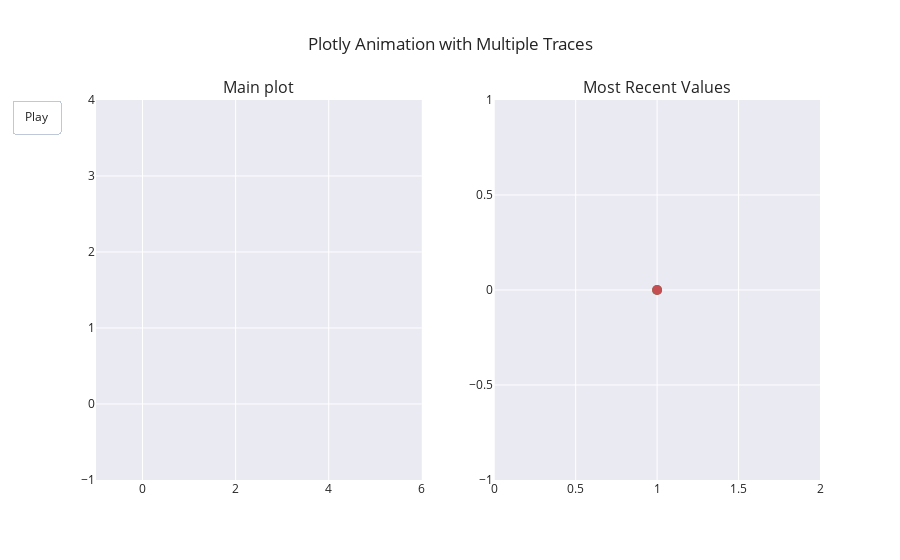

Notebook code for this chart:
### Code cell
import plotly.subplots as sp
import plotly.graph_objects as go

# Sample data
x = [1, 2, 3, 4, 5]
y1 = [10, 15, 13, 17, 12]
y2 = [5, 9, 11, 13, 8]

# Create a subplot with 1 row and 2 columns
fig = sp.make_subplots(rows=1, cols=2, subplot_titles=("Main plot", "Most Recent Values"))

# Add initial traces to the main plot
fig.add_trace(go.Scatter(x=[], y=[], mode="markers+lines", name="Sample Data 1"), row=1, col=1)
fig.add_trace(go.Scatter(x=[], y=[], mode="markers+lines", name="Sample Data 2"), row=1, col=1)

# Add initial scatter traces to the second subplot
fig.add_trace(go.Scatter(x=[1], y=[0], mode="markers", marker=dict(size=10), showlegend=False), row=1, col=2)
fig.add_trace(go.Scatter(x=[1], y=[0], mode="markers", marker=dict(size=10), showlegend=False), row=1, col=2)

# Update layout
fig.update_layout(
    title_text="Plotly Animation with Multiple Traces",
    title_x=0.5,
    updatemenus=[dict(
        type="buttons",
        showactive=False,
        buttons=[dict(
            label="Play",
            method="animate",
            args=[None, {"frame": {"duration": 1000, "redraw": True}, "fromcurrent": True}]
        )]
    )]
)

# Create animation frames
frames = []
for i in range(len(x)):
    frame = go.Frame(
        data=[
            go.Scatter(x=x[:i+1], y=y1[:i+1], mode="markers+lines", name="Sample Data 1"),
            go.Scatter(x=x[:i+1], y=y2[:i+1], mode="markers+lines", name="Sample Data 2"),
            go.Scatter(x=[1], y=[y1[i]], mode="markers", marker=dict(size=10), showlegend=False),
            go.Scatter(x=[1], y=[y2[i]], mode="markers", marker=dict(size=10), showlegend=False)
        ]
    )
    frames.append(frame)

# Add frames to the figure
fig.frames = frames

# Show the plot
fig.show()

### Figure 1 — Plotly figure (JSON) as saved in the notebook; plotly's stock layout.template omitted (floating-point values rounded to 4 significant figures)
{"data": [{"mode": "markers+lines", "name": "Sample Data 1", "type": "scatter", "x": [], "xaxis": "x", "y": [], "yaxis": "y"}, {"mode": "markers+lines", "name": "Sample Data 2", "type": "scatter", "x": [], "xaxis": "x", "y": [], "yaxis": "y"}, {"marker": {"size": 10}, "mode": "markers", "showlegend": false, "type": "scatter", "x": [1], "xaxis": "x2", "y": [0], "yaxis": "y2"}, {"marker": {"size": 10}, "mode": "markers", "showlegend": false, "type": "scatter", "x": [1], "xaxis": "x2", "y": [0], "yaxis": "y2"}], "layout": {"annotations": [{"font": {"size": 16}, "showarrow": false, "text": "Main plot", "x": 0.225, "xanchor": "center", "xref": "paper", "y": 1, "yanchor": "bottom", "yref": "paper"}, {"font": {"size": 16}, "showarrow": false, "text": "Most Recent Values", "x": 0.775, "xanchor": "center", "xref": "paper", "y": 1, "yanchor": "bottom", "yref": "paper"}], "title": {"text": "Plotly Animation with Multiple Traces", "x": 0.5}, "updatemenus": [{"buttons": [{"args": [null, {"frame": {"duration": 1000, "redraw": true}, "fromcurrent": true}], "label": "Play", "method": "animate"}], "showactive": false, "type": "buttons"}], "xaxis": {"anchor": "y", "domain": [0, 0.45]}, "xaxis2": {"anchor": "y2", "domain": [0.55, 1]}, "yaxis": {"anchor": "x", "domain": [0, 1]}, "yaxis2": {"anchor": "x2", "domain": [0, 1]}}}
